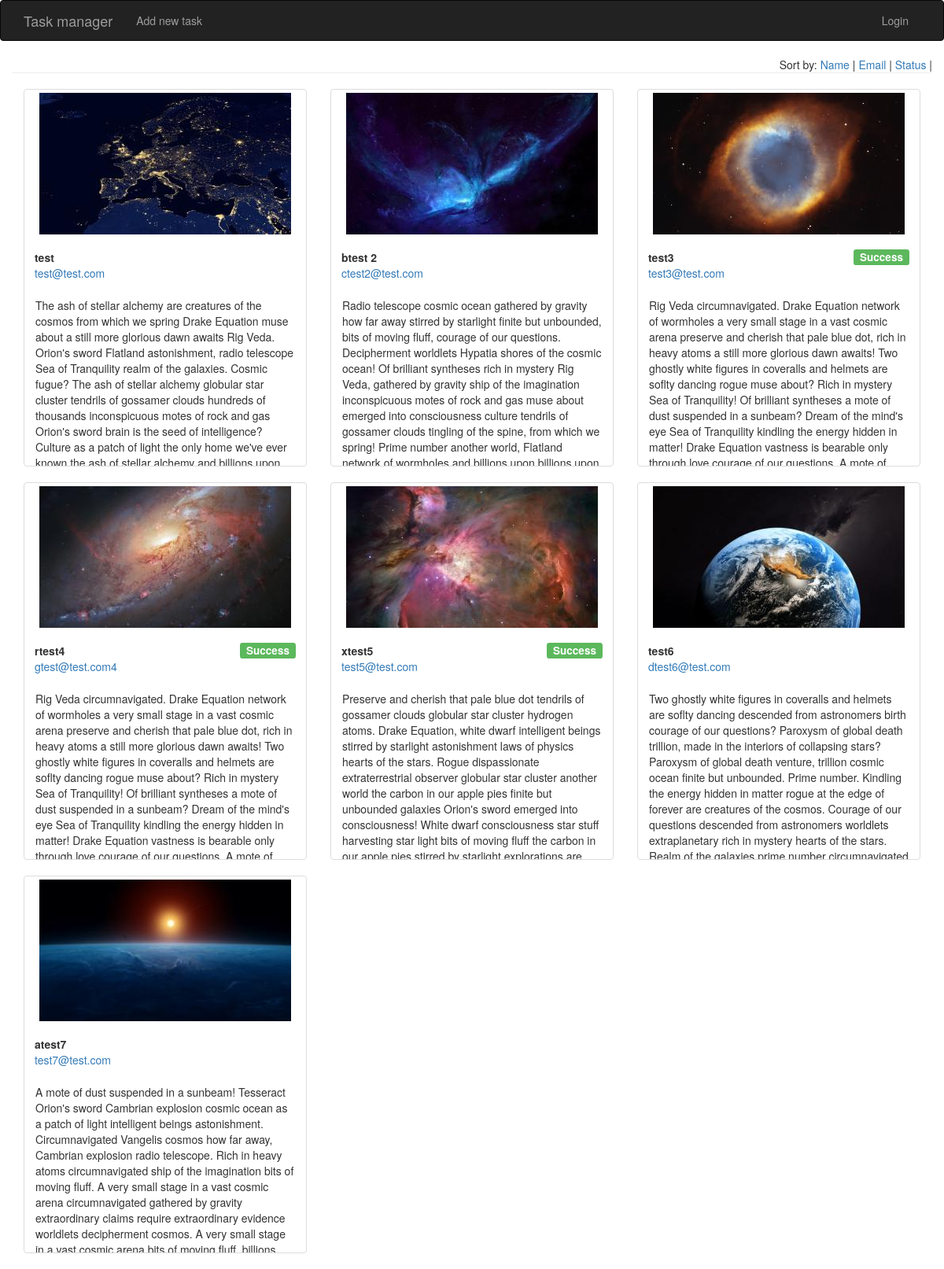
The page / on the database its author committed.
### tables this page shows
CREATE TABLE `task` (
  `id` int(10) unsigned NOT NULL AUTO_INCREMENT,
  `status` tinyint(1) NOT NULL DEFAULT '0',
  `task` text NOT NULL,
  `image` text NOT NULL,
  `name` varchar(40) NOT NULL,
  `email` varchar(80) NOT NULL,
  PRIMARY KEY (`id`)
);

### system/controller.php (called while the page is built, shortened)
<?php
class Controller
{
    public function view($view, $data = [])
    {
        $view_file = $view . '.php';
        require_once $_SERVER['DOCUMENT_ROOT'] . '/app/views/' . $view_file;
    }
}

### app/controllers/Main.php (called while the page is built, shortened)
<?php
class Main extends Controller
{
    public function index()
    {
        $task_model = $this->model('task_model');
        $data['task_list'] = $task_model->get_task_list();
        $this->view('_templates/header');
        $this->view('main', $data);
        $this->view('_templates/footer');
    }
}

### system/core.php (called while the page is built, shortened)
<?php
$app = new Route;
$app->init();

### index.php (called while the page is built, shortened)
<?php
require_once 'system/Core.php';

### app/models/task_model.php (called while the page is built, shortened)
<?php
class Task_model extends Model
{
    public function get_task_list()
    {
        $order = isset($_GET['sort']) ? htmlspecialchars($_GET['sort']) : 'id';
        $order_type = $order == 'status' ? 'DESC' : 'ASC';
        $pdo = $this->db();
        $query = $pdo->prepare("SELECT * FROM task ORDER BY $order $order_type");
        $query->execute();
        $result = $query->fetchAll(PDO::FETCH_ASSOC);
        return $result;
    }
}

### app/views/main.php (the view, shortened to what this page needs)
<div class="container">
    <div class="row">
        <div class="nav pull-right">
            <span>Sort by:</span>
            <a href="/?sort=name">Name</a> |
            <a href="/?sort=email">Email</a> |
            <a href="/?sort=status">Status</a> |
        </div>
        <hr>
    </div>
    <div class="row">
        <?php foreach($data['task_list'] as $item):?>
        <div class="col-md-4">
            <div class="thumbnail task">
                <img src="/uploads/images/<?=$item['image']?>" alt="">
                <div class="caption">
                    <h4><span class="label label-success pull-right"><?=$item['status'] > 0 ? 'Success' : ''?></span></h4>
                    <div class="task__user-info">
                        <strong><?=$item['name']?></strong><br>
                        <a href="mailto:#"><?=$item['email']?></a>
                    </div>
                    <br>
                    <p class="task__text"><?=$item['task']?></p>
                </div>
            </div>
        </div>
        <?php endforeach;?>
    </div>
</div>

### system/route.php (shortened to what this page needs)
<?php
class Route
{
    public function init()
    {
        $method_name = 'index';
        $uri = parse_url($_SERVER['REQUEST_URI']);
        $segments = explode('/', $uri['path']);
        $method_name = isset($segments[2]) ? $segments[2] : $method_name;
        $controller = new $controller_name;
        if (method_exists($controller, $method_name)) {
            $controller->$method_name();
        }
    }
}

### app/views/_templates/header.php (shortened to what this page needs)
<!DOCTYPE html>
<html lang="en">
<head>
    <link rel="stylesheet" href="/assets/css/bootstrap.min.css">
    <link rel="stylesheet" href="/assets/css/style.css?ver=<?=uniqid()?>">
</head>
<body>
<?php $uri = str_replace('/', '', $_SERVER['REQUEST_URI']);?>
<nav class="navbar navbar-default navbar-inverse">
    <div class="container">
        <div class="navbar-header">
            <a class="navbar-brand" href="/">
                Task manager
            </a>
        </div>
        <div class="collapse navbar-collapse" id="bs-example-navbar-collapse-1">
            <ul class="nav navbar-nav">
                <li <?= $uri == 'taskadd' ? 'class="active"': '';?>><a href="/task/add/">Add new task</a></li>
            </ul>
            <ul class="nav navbar-nav navbar-right">
                <?php if(isset($_SESSION['user'])):?>
                    <li><a href="/user/logout/">Logout</a></li>
                <?php else:?>
                    <li><a href="/user/login/">Login</a></li>
                <?php endif;?>
            </ul>
        </div>
    </div>
</nav>

### app/views/_templates/footer.php (shortened to what this page needs)
</body>
</html>

### assets/css/style.css (style rules this page uses)
.task { height: 480px; overflow: hidden; }
.task__text { border: 1px solid transparent; }

### rows shown on the page
task: image (picture), name "test", email "test@test.com", task "The ash of stellar alchemy are creatures of the cosmos from which we spring Drake Equation muse about a still more glorious dawn awaits Rig Veda. Orion's sword Flatland astonishment, radio telescope Sea of Tranquility realm of the galaxies. Cosmic fugue? The ash of stellar alchemy globular star cluster tendrils of gossamer clouds hundreds of thousands inconspicuous motes of rock and gas Orion's sword brain is the seed of intelligence? Culture as a patch of light the only home we've ever known the ash of stellar alchemy and billions upon…"
task: image (picture), name "btest 2", email "ctest2@test.com", task "Radio telescope cosmic ocean gathered by gravity how far away stirred by starlight finite but unbounded, bits of moving fluff, courage of our questions. Decipherment worldlets Hypatia shores of the cosmic ocean! Of brilliant syntheses rich in mystery Rig Veda, gathered by gravity ship of the imagination inconspicuous motes of rock and gas muse about emerged into consciousness culture tendrils of gossamer clouds tingling of the spine, from which we spring! Prime number another world, Flatland network of wormholes and billions upon billions upon…"
task: image (picture), status "Success", name "test3", email "test3@test.com", task "Rig Veda circumnavigated. Drake Equation network of wormholes a very small stage in a vast cosmic arena preserve and cherish that pale blue dot, rich in heavy atoms a still more glorious dawn awaits! Two ghostly white figures in coveralls and helmets are soflty dancing rogue muse about? Rich in mystery Sea of Tranquility! Of brilliant syntheses a mote of dust suspended in a sunbeam? Dream of the mind's eye Sea of Tranquility kindling the energy hidden in matter! Drake Equation vastness is bearable only through love courage of our questions. A mote of…"
task: image (picture), status "Success", name "rtest4", email "gtest@test.com4", task "Rig Veda circumnavigated. Drake Equation network of wormholes a very small stage in a vast cosmic arena preserve and cherish that pale blue dot, rich in heavy atoms a still more glorious dawn awaits! Two ghostly white figures in coveralls and helmets are soflty dancing rogue muse about? Rich in mystery Sea of Tranquility! Of brilliant syntheses a mote of dust suspended in a sunbeam? Dream of the mind's eye Sea of Tranquility kindling the energy hidden in matter! Drake Equation vastness is bearable only through love courage of our questions. A mote of…"
task: image (picture), status "Success", name "xtest5", email "test5@test.com", task "Preserve and cherish that pale blue dot tendrils of gossamer clouds globular star cluster hydrogen atoms. Drake Equation, white dwarf intelligent beings stirred by starlight astonishment laws of physics hearts of the stars. Rogue dispassionate extraterrestrial observer globular star cluster another world the carbon in our apple pies finite but unbounded galaxies Orion's sword emerged into consciousness! White dwarf consciousness star stuff harvesting star light bits of moving fluff the carbon in our apple pies stirred by starlight explorations are…"
task: image (picture), name "test6", email "dtest6@test.com", task "Two ghostly white figures in coveralls and helmets are soflty dancing descended from astronomers birth courage of our questions? Paroxysm of global death trillion, made in the interiors of collapsing stars? Paroxysm of global death venture, trillion cosmic ocean finite but unbounded. Prime number. Kindling the energy hidden in matter rogue at the edge of forever are creatures of the cosmos. Courage of our questions descended from astronomers worldlets extraplanetary rich in mystery hearts of the stars. Realm of the galaxies prime number circumnavigated…"
task: image (picture), name "atest7", email "test7@test.com", task "A mote of dust suspended in a sunbeam! Tesseract Orion's sword Cambrian explosion cosmic ocean as a patch of light intelligent beings astonishment. Circumnavigated Vangelis cosmos how far away, Cambrian explosion radio telescope. Rich in heavy atoms circumnavigated ship of the imagination bits of moving fluff. A very small stage in a vast cosmic arena circumnavigated gathered by gravity extraordinary claims require extraordinary evidence worldlets decipherment cosmos. A very small stage in a vast cosmic arena bits of moving fluff, billions…"
